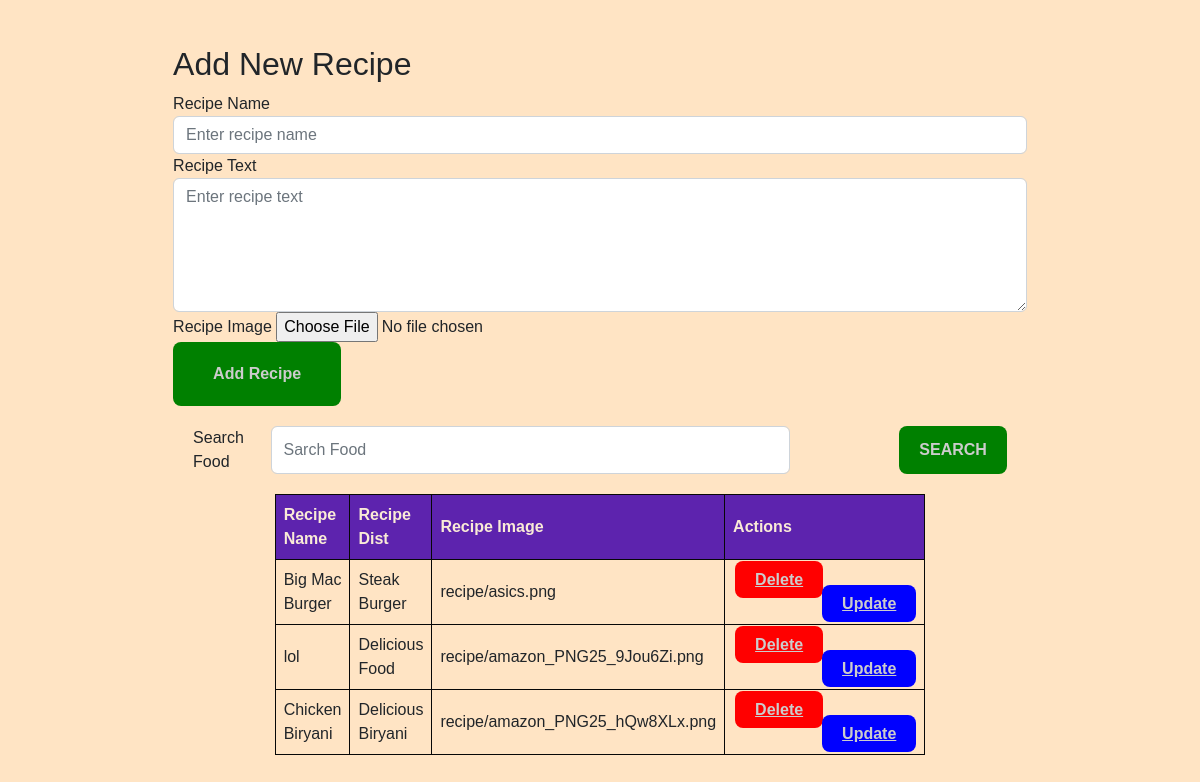
The app's page /recipes/ with its own data.
### vege/models.py (models this page shows)
class Recipe(models.Model):
    user = models.ForeignKey(User, on_delete=models.SET_NULL, null=True, blank=True)
    recipe_name = models.CharField(max_length=100)
    recipe_discription = models.TextField()
    recipe_image = models.ImageField(upload_to="recipe")
    recipe_view_counts = models.IntegerField(default=1)

### vege/views.py (the view, shortened to what this page needs)
# urls.py: path("recipes/", recipes, name="recipes"),
def recipes(request):
    queryset = Recipe.objects.all()
    if request.GET.get("search"):
        queryset = queryset.filter(recipe_name__icontains=request.GET.get("search"))
    context = {"recipes": queryset}
    return render(request, "recipes.html", context)

### vege/Templates/recipes.html (shortened to what this page needs)
{% extends "base.html" %} {% block start %}
<div class="">
  <h2>Add New Recipe</h2>
  <form method="post" enctype="multipart/form-data">
    <div class="form-group">
      <label for="recipeName">Recipe Name</label>
      <input
        name="recipe_name"
        type="text"
        class="form-control"
        id="recipeName"
        placeholder="Enter recipe name"
        required
      />
    </div>
    <div class="form-group">
      <label for="recipeText">Recipe Text</label>
      <textarea
        name="recipe_discription"
        class="form-control"
        id="recipeText"
        rows="5"
        placeholder="Enter recipe text"
        required
      ></textarea>
    </div>
    <div class="form-group">
      <label for="recipeImage">Recipe Image</label>
      <input
        type="file"
        class="form-control-file"
        id="recipeImage"
        accept="image/*"
        name="recipe_image"
      />
    </div>
    <button type="submit" class="btn btn-primary">Add Recipe</button>
  </form>
  <form action="">
    <div class="search">
      <label for="recipeName">Search Food</label>
      <input
        name="search"
        type="text"
        class="form-control"
        id="recipeName"
        placeholder="Sarch Food"
      />
      <button class="btn-search">SEARCH</button>
    </div>
  </form>
  <table>
    <tr>
      <th>Recipe Name</th>
      <th>Recipe Dist</th>
      <th>Recipe Image</th>
      <th>Actions</th>
    </tr>
    {% for recipe in recipes %}
    <tr>
      <td>{{recipe.recipe_name}}</td>
      <td>{{recipe.recipe_discription}}</td>
      <td>{{recipe.recipe_image}}</td>
      <td>
        <a href="/delete_recipe/{{recipe.id}}/" class="btn-delete">Delete</a>
        <a href="/update-recipe/{{recipe.id}}/" class="btn-update">Update</a>
      </td>
    </tr>
    {% endfor %}
  </table>
</div>
{% endblock %}

### home/Templates/base.html (shortened to what this page needs)
<!DOCTYPE html>
<html lang="en">
  <head>
    <link
      href="https://cdn.jsdelivr.net/npm/bootstrap@5.2.3/dist/css/bootstrap.min.css"
      rel="stylesheet"
    />
  </head>
  <body>
    {% block start %} {% endblock %}
  </body>
</html>

### home/Templates/base.html (style rules this page uses)
table { border-collapse: collapse; width: 50%; margin: auto; }
th, td { border: 1px solid #070707; text-align: left; padding: 8px; }
th { background-color: #5d23ae; color: antiquewhite; }
body { background-color: bisque; display: flex; justify-content: center; align-items: center; height: 100vh; margin: 0; font-family: Arial, sans-serif; }
.btn-primary { background-color: green; border: none; border-radius: 8px; padding: 20px 40px; color: #ccc; font-weight: bold; cursor: pointer; transition: background-color 0.2s ease-in-out; }
.btn-delete { background-color: red; border: none; margin-bottom: 10cqh; border-radius: 8px; padding: 10px 20px; color: #ccc; font-weight: bold; margin: 2px; cursor: pointer; transition: background-color 0.2s ease-in-out; }
.btn-update { background-color: blue; border: none; margin-left: 10ch; border-radius: 8px; padding: 10px 20px; color: #ccc; font-weight: bold; cursor: pointer; }
.search { display: flex; padding: 20px; gap: 20px; }
.btn-search { background-color: green; border: none; margin-left: 10ch; border-radius: 8px; padding: 10px 20px; color: #ccc; font-weight: bold; }

### records on screen
Recipe: recipe_name "Big Mac Burger", recipe_discription "Steak Burger", recipe_image "recipe/asics.png"
Recipe: recipe_name "lol", recipe_discription "Delicious Food", recipe_image "recipe/amazon_PNG25_9Jou6Zi.png"
Recipe: recipe_name "Chicken Biryani", recipe_discription "Delicious Biryani", recipe_image "recipe/amazon_PNG25_hQw8XLx.png"
